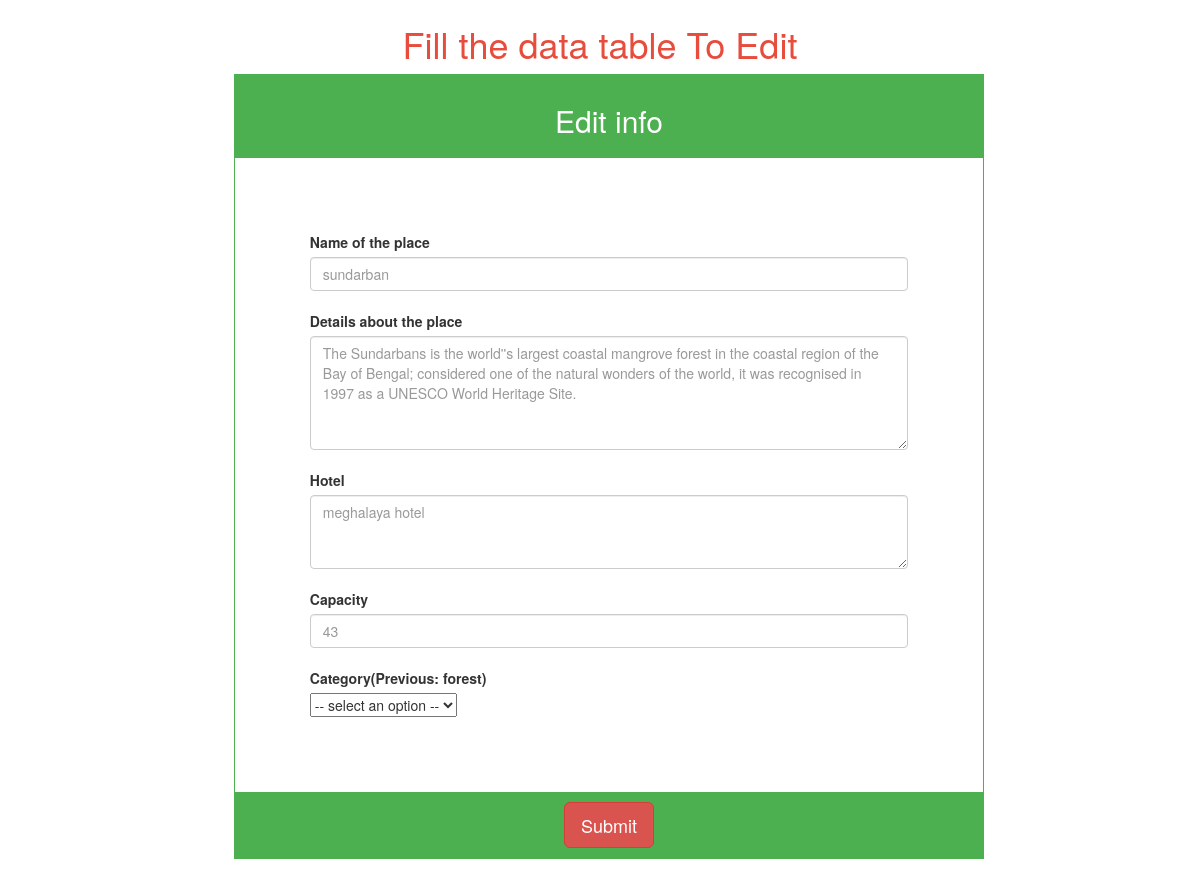
The page /admin/editInfo.php?id=1 (signed in) on the database its author committed.
### tables this page shows
CREATE TABLE `placetable` (
  `id` int(11) NOT NULL,
  `plcaeName` varchar(100) NOT NULL,
  `details` text NOT NULL,
  `hotel` varchar(300) DEFAULT NULL,
  `category` varchar(30) NOT NULL,
  `lastEdit` varchar(100) NOT NULL,
  `capacity` int(11) NOT NULL DEFAULT '0',
  `count` int(11) NOT NULL DEFAULT '0'
);

### admin/editInfo.php (the view, shortened to what this page needs)
<?php
	require 'header.php';
	require 'sql.php';
	if($_SESSION['name']!=false && $_SESSION['email']!=false)
	{
		if(empty($_POST["name"]) || empty($_POST["details"]) || empty($_POST["category"]))
		{
			echo'<h1 class="text-center center-block redColor"> Fill the data table To Edit</h1>';
		}
		if(!empty($_GET["id"]))
		{
			$sql="select * from `placetable` where `id`=".$_GET["id"];
			$result=$conn->query($sql);
			$allData=$result->fetch_assoc();
		}
		else
		{
			echo '<h1 class="text-center center-block redColor">No data to show</h1>';
		}
	}
	else
	{
		$conn->close();
		header('location:adminLogin.php');
		exit();
	}
?>
<body>
<div class="container">
  <div class="row">
  <div class="col-md-2"></div>
  <div class="col-md-8">
  <div class="header text-center center-block">
  <h2>Edit info</h2>
  </div>
  <form action="editInfo.php" method="post">
    <div class="form-group">
      <label for="name">Name of the place</label>
      <input type="text" class="form-control" name="name" maxlength="90"
      placeholder="<?php echo $allData["plcaeName"] ?>" required>
      <br/>
       <label for="details">Details about the place</label>
      <textarea class="form-control" rows="5" name="details" maxlength="220" placeholder="<?php echo $allData["details"] ?>" required></textarea>
      <br/>
        <label for="hotel">Hotel</label>
      <textarea class="form-control" rows="3" name="hotel" maxlength="200" placeholder="<?php echo $allData["hotel"] ?>" required></textarea>
      <br/>
       <label for="capacity">Capacity</label>
      <input type="number" class="form-control" name="capacity" placeholder="<?php echo $allData["capacity"] ?>" required>
      <br/>
   <label for="category">Category(Previous: <?php echo $allData["category"] ?>)</label><br>
   <select name="category" class="dropdown" required>
    <option disabled selected value> -- select an option -- </option>
  </select>
    </div>
    <div class="footer text-center center-block">
    <button type="submit" class="btn btn-danger btn-lg">Submit</button>
    </div>
  </form>
  </div>
  <div class="col-md-2"></div>
  </div>
</div>
</body>
</html>

### admin/header.php (style rules this page uses)
form { border: 1px solid #4CAF50; }
.header { background-color: #4CAF50; padding-bottom: 10px; padding-top: 10px; color:white; }
.footer { background-color: #4CAF50; padding-bottom: 10px; padding-top: 10px; }
.form-group { margin: 10%; }
.redColor { color:#e74c3c; }
body { margin: 2%; }

### rows shown on the page
placetable: name "sundarban", details "The Sundarbans is the world''s largest coastal mangrove forest in the coastal region of the Bay of Bengal; considered one of the natural wonders of the world, it was recognised in 1997 as a UNESCO World Heritage Site.", hotel "meghalaya hotel", capacity "43", category "forest"
